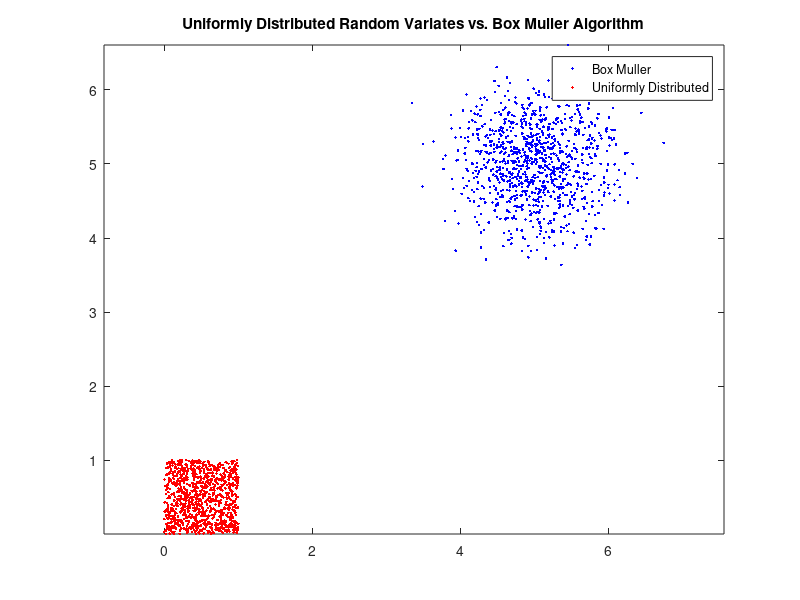

MATLAB code to generate this figure:
clear

%Problem 2c generates the Box-Muller algorithm with a center at x0 and the
%root-mean-square width of sigma

%initalizing variables
N=1000; %Number of random varibles
sigma=.5;
x0=5;

U1=rand(N,1);    %first vector of random variables
U2=rand(N,1);    %second vector of random variables

%Applying Box-Muller algorithm
X=sqrt(-2.*log(U2)).*cos(2.*pi.*U1); %log returns ln in MATLAB
Y=sqrt(-2.*log(U2)).*sin(2.*pi.*U1);

%Applying sigma and x0
X=sigma.*X+x0;
Y=sigma.*Y+x0;

plot(X,Y,'b.',U1,U2,'r.')
title('Uniformly Distributed Random Variates vs. Box Muller Algorithm')
legend('Box Muller','Uniformly Distributed')
axis equal
